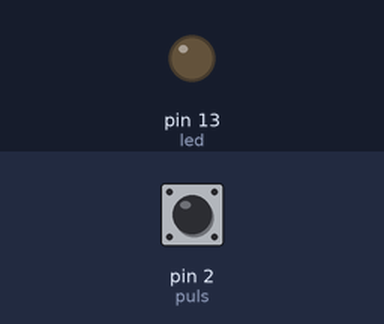
A sketch run on a simulated Arduino Uno, built with avr-gcc and run on an emulated ATmega328P. Shown: output pins drawn as LEDs (lit = HIGH). Dashed ring = blinking. Inputs (shaded band) come from the test bench; at power-on: pin 2 (puls) LOW.

Above: at 1.2 s.
1.3 s: pin 2 (puls) pulled HIGH for 0.15 s
At 1.7 s:
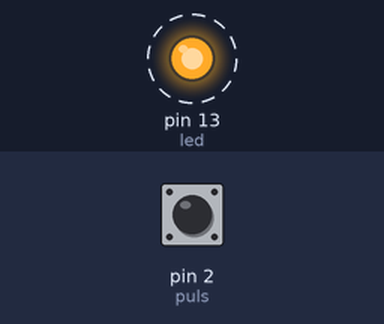
4.4 s: pin 2 (puls) pulled HIGH for 3.2 s
Timing chart, 0 to 12.3 s (numbered marks = the images above; inputs shaded):
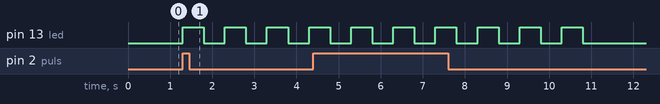

The sketch:

prender_un_led.ino
```cpp
#include <Wire.h>


int puls = 2;
int led = 13;
int ban = 0;

void setup() {
pinMode(puls, INPUT);
pinMode(led, OUTPUT);

}

void loop() {
  while(digitalRead(puls) == HIGH){
   while(ban != 5){
    digitalWrite(led ,HIGH);
    delay(500);
    digitalWrite(led ,LOW);
    delay(500);
    ban++;
   }
    ban = 0;
  }
}
```

Measured:
- after the input at 1.3 s, pin 13 (led): alternates HIGH for 0.50 s and LOW for 0.50 s, starting at once
